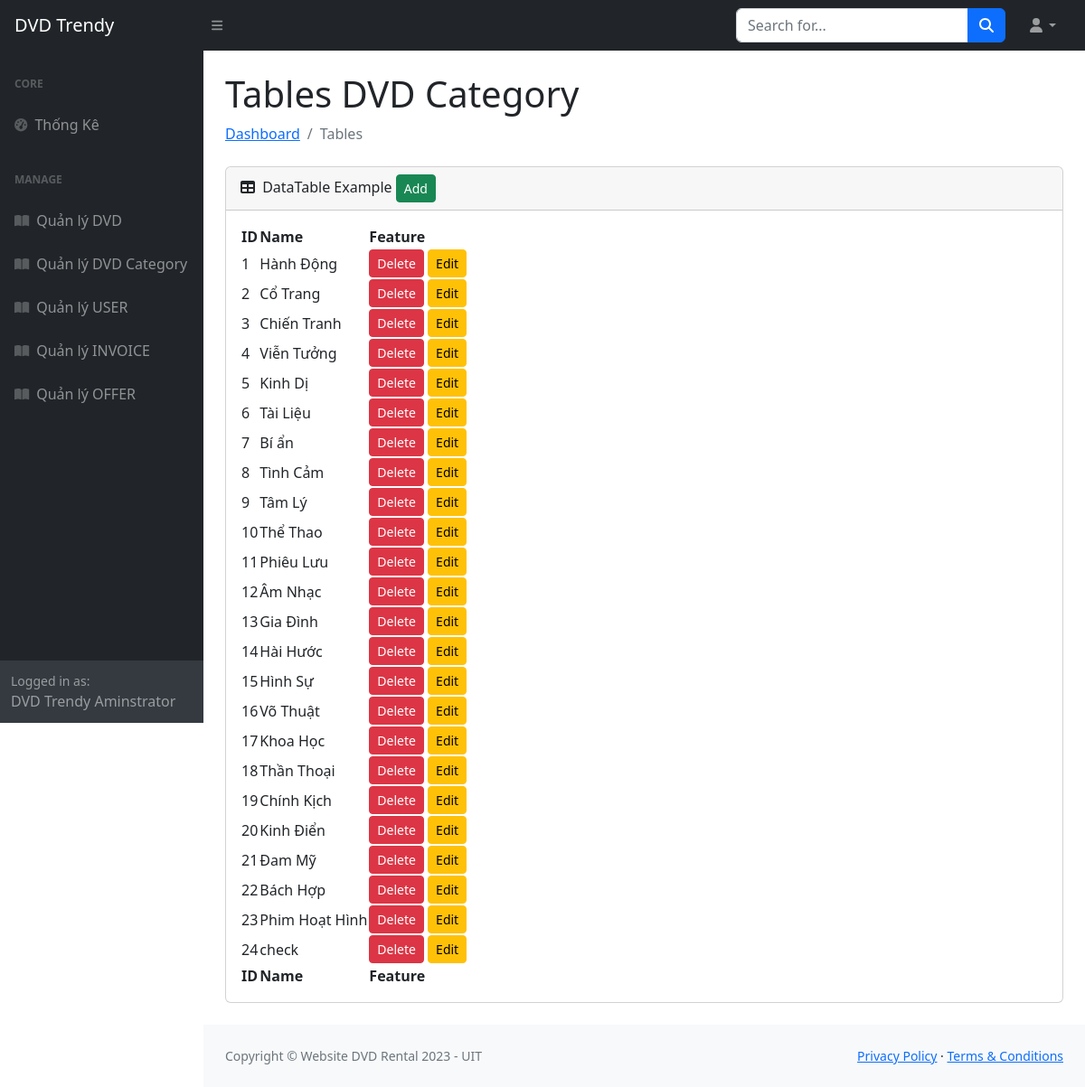
/manage_dvd_category.php, run on the app's committed database.
### tables this page shows
CREATE TABLE `DVDCategory` (
  `id` integer PRIMARY KEY AUTO_INCREMENT,
  `name` varchar(100)
);

### database/dbhelper.php (called while the page is built, shortened)
<?php
function execute_result($sql){
    $result = null;
    $conn = mysqli_connect(HOST, USERNAME, PASSWORD, DATABASE);
    $resultset = mysqli_query($conn, $sql);
    while ($row = mysqli_fetch_assoc($resultset)) {
        $result[]=$row;
    }
    return $result;
}
?>

### manage_dvd_category.php (the view)
<?php
require('includes/header.php');
require('includes/navbar.php');
require('includes/sidebar.php');
require_once('database/dbhelper.php');
$sql = "SELECT * FROM DVDCategory";
$dvdList = execute_result($sql);
?>
    <main>
        <div class="container-fluid px-4">
            <h1 class="mt-4">Tables DVD Category</h1>
            <ol class="breadcrumb mb-4">
                <li class="breadcrumb-item"><a href="index.html">Dashboard</a></li>
                <li class="breadcrumb-item active">Tables</li>
            </ol>
            <div class="card mb-4">
                <div class="card-header">
                    <i class="fas fa-table me-1"></i>
                    DataTable Example
                    <button type='button' class='btn btn-success btn-sm' onclick=''>Add</button>
                </div>
                <div class="card-body">
                    <table id="datatablesSimple">
                        <thead>
                            <tr>
                                <th>ID</th>
                                <th>Name</th>
                                <th>Feature</th>
                            </tr>
                        </thead>
                        <tfoot>
                            <tr>
                                <th>ID</th>
                                <th>Name</th>
                                <th>Feature</th>
                            </tr>
                        </tfoot>
                        <tbody>
                        <?php
                        foreach ($dvdList as $dvd) {
                            echo "<tr>";
                            echo "<td>{$dvd['id']}</td>";
                            echo "<td>{$dvd['name']}</td>";
                            echo "<td>
                                    <button type='button' class='btn btn-danger btn-sm' data-id='{$dvd['id']}' data-name='{$dvd['name']}' onclick='feature_delete({$dvd['id']})'>Delete</button>
                                    <button type='button' class='btn btn-warning btn-sm' data-id='{$dvd['id']}' data-name='{$dvd['name']}'>Edit</button>
                                </td>";
                            echo "</tr>";
                        }
                        ?>
                    </tbody>
                    </table>
                </div>
            </div>
        </div>
    </main>
<?php
require('includes/script.php');
require('includes/footer.php');
?>

### data on the page
dvdcategory: id "1", name "Hành Động"
dvdcategory: id "2", name "Cổ Trang"
dvdcategory: id "3", name "Chiến Tranh"
dvdcategory: id "4", name "Viễn Tưởng"
dvdcategory: id "5", name "Kinh Dị"
dvdcategory: id "6", name "Tài Liệu"
dvdcategory: id "7", name "Bí ẩn"
dvdcategory: id "8", name "Tình Cảm"
dvdcategory: id "9", name "Tâm Lý"
dvdcategory: id "10", name "Thể Thao"
dvdcategory: id "11", name "Phiêu Lưu"
dvdcategory: id "12", name "Âm Nhạc"
dvdcategory: id "13", name "Gia Đình"
dvdcategory: id "14", name "Hài Hước"
dvdcategory: id "15", name "Hình Sự"
dvdcategory: id "16", name "Võ Thuật"
dvdcategory: id "17", name "Khoa Học"
dvdcategory: id "18", name "Thần Thoại"
dvdcategory: id "19", name "Chính Kịch"
dvdcategory: id "20", name "Kinh Điển"
dvdcategory: id "21", name "Đam Mỹ"
dvdcategory: id "22", name "Bách Hợp"
dvdcategory: id "23", name "Phim Hoạt Hình"
dvdcategory: id "24", name "check"
